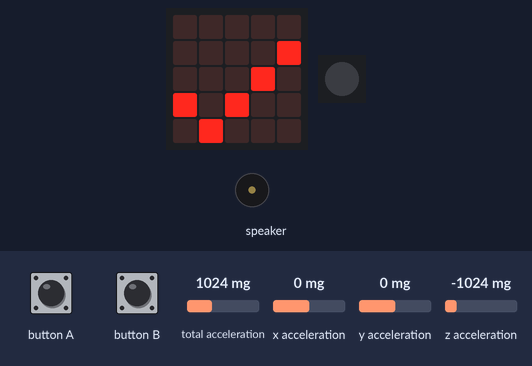
Bench run of a program on a simulated Calliope mini (MakeCode). Parts: the board's 5×5 LED display, 1 RGB LEDs in strip order, left to right, buzzer (waves = sounding). The test bench sets the inputs (shaded band); at power-on: total acceleration 1024 mg, x acceleration 0 mg, y acceleration 0 mg, z acceleration -1024 mg.

Above: at 1.2 s.
1.3 s: button A pressed for 0.15 s
At 2.9 s:
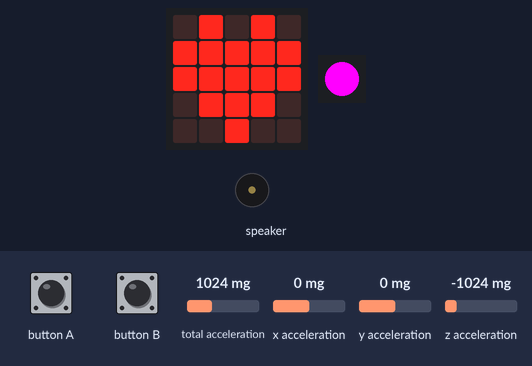
4.4 s: button B pressed for 0.15 s
At 6.1 s:
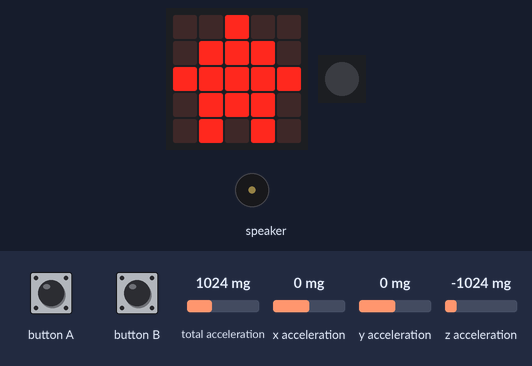
6.4 s: button A pressed for 0.15 s
At 7.4 s:
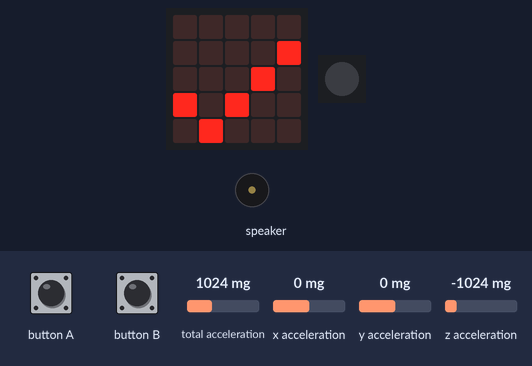
8.3 s: button A pressed for 0.15 s
At 11.0 s:
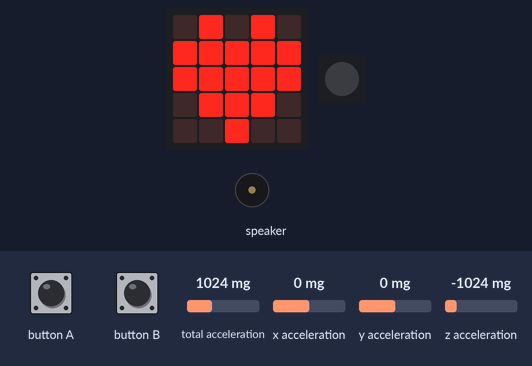
Timing chart, 0 to 27.2 s (numbered marks = the images above; inputs shaded):
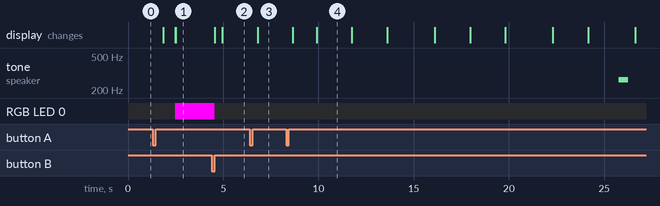

Measured:
- after the input at 1.3 s, RGB LED 0: off → RGB(255, 0, 255) after 1.2 s; the display: first changes after 0.56 s (image 1 shows a later state)
- after the input at 6.4 s, the display: changes after 0.40 s (image 3)
- after the input at 8.3 s, tone on speaker: silent → 262 Hz after 17.5 s, → silent 0.50 s later; the display: first changes after 0.36 s (image 4 shows a later state)

The program:

main.ts
```typescript
//  Fragen an Messungen:
//
//  Wie sieht die Bewegung aus, wenn man steht? --> Messwertaufnahme und Auswertung
function Zeitmessung(Dauer: number) {

    if (boStarteMessung == 1) {
        basic.pause(1000)
        ZeitUnbewegt += 1
        if (60 * Dauer <= ZeitUnbewegt) {
            boAlarm = 1
        }

        if (boReset > 0 || boBewegungRegistriert > 0) {
            boAlarm = 0
            ZeitUnbewegt = 0
            boReset = 0
            boBewegungRegistriert = 0
        }

    }

}

function AlarmAusgeben() {

    if (boAlarm > 0) {
        //  pass
        if (boAkustisch > 0) {
            music.playMelody("C5 - C5 - C5 - C5 C5 ", 240)
        }

        //  , MelodyOptions.ONCE_IN_BACKGROUND)
        if (boOptisch > 0) {
            basic.setLedColor(0xff0000)
            basic.pause(200)
            basic.setLedColor(0x0000ff)
            basic.pause(200)
        }

    } else {
        //  pass
        music.stopMelody(MelodyStopOptions.All)
    }

}

//  pass
function BewegungErkennen() {


    //  Neuer Block (ArrayListe) wird ausgewertet
    if (zeiger_Arrays == 1) {
        basic.setLedColor(0xff00ff)
        boBewegungRegistriert = 0
        ZaehlerBewegungX = 0
    }

    //  Wurde eine Bewegung festgestellt?
    if (Math.abs(Mittelwert_X - Last_x) > SchwellwertBewegung) {
        ZaehlerBewegungX += 1
        serial.writeValue("Zähler+", ZaehlerBewegungX)
    } else if (Math.abs(Mittelwert_Y - Last_y) > SchwellwertBewegung) {
        ZaehlerBewegungX += 1
    } else if (Math.abs(Mittelwert_Z - Last_z) > SchwellwertBewegung) {
        ZaehlerBewegungX += 1
    }

    if (ZaehlerBewegungX > HaeufigkeitBewegungsErkannt) {
        boBewegungRegistriert = 1
        basic.setLedColor(0x00ff00)
    }

    Last_x = Mittelwert_X
    Last_y = Mittelwert_Y
    Last_z = Mittelwert_Z
}

//  Fehlerquellen:
//
//  Erschütterungen (Zugfahrt)
//
//  Calliope fällt runter
//
//  Calliope wird zur Seite gelegt und nicht bewegt.
function MesseBeschleunigungXYZSt() {

    // global WertelisteX ,WertelisteY, WertelisteZ, WertelisteStaerke,
    ArrayGroesse
    for (let index = 0; index < 20; index++) {
        Mittelwert_X = (input.acceleration(Dimension.X) + 19 * Mittelwert_X) / 20
        Mittelwert_Y = (input.acceleration(Dimension.Y) + 19 * Mittelwert_Y) / 20
        Mittelwert_Z = (input.acceleration(Dimension.Z) + 19 * Mittelwert_Z) / 20
        Mittelwert_Staerke = (input.acceleration(Dimension.Strength) + 19 * Mittelwert_Staerke) / 20
        basic.pause(50)
    }
    if (WertelisteX.length < ArrayGroesse) {
        WertelisteX.push(Mittelwert_X)
        WertelisteY.push(Mittelwert_Y)
        WertelisteZ.push(Mittelwert_Z)
        WertelisteStaerke.push(Mittelwert_Staerke)
        zeiger_Arrays = zeiger_Arrays + 1
    } else {
        if (boArrayVoll == 0) {
            music.playTone(262, music.beat(BeatFraction.Whole))
            boArrayVoll = 1
        }

        if (zeiger_Arrays >= ArrayGroesse) {
            zeiger_Arrays = 0
        } else {
            zeiger_Arrays = zeiger_Arrays + 1
        }

        WertelisteX[zeiger_Arrays] = Mittelwert_X
        WertelisteY[zeiger_Arrays] = Mittelwert_Y
        WertelisteZ[zeiger_Arrays] = Mittelwert_Z
        WertelisteStaerke[zeiger_Arrays] = Mittelwert_Staerke
    }

    boToggle = 1 - boToggle
    BewegungErkennen()
}

//  Programmablauf:
//
//  Zu Beginn: Warten 100ms? Danach Bewegungsmesser starten
//
//  Zeit starten, in der Bewegungsregistration stattfindet.
//
//  Wenn keine Bewegung erkannt wurde (innerhalb der Zeit), dann Ausgabe
//
//  Reset der Ausgabe, wenn wieder Bewegung registriert wurde oder manueller Reset
input.onButtonPressed(Button.A, function on_button_pressed_a() {

    if (MenueSettings == 0) {
        boStarteMessung = 1
        boReset = 1
    } else if (MenueSettings == 1) {
        MenueSettings = 0
    } else if (MenueSettings == 2) {
        MessdatenAusgebenSeriell()
    } else if (MenueSettings == 3) {
        boOptisch = 1 - boOptisch
    } else if (MenueSettings == 4) {
        boAkustisch = 1 - boAkustisch
    } else if (MenueSettings == 5) {
        if (ZeitMaxUnbeweglichkeit == 1) {
            ZeitMaxUnbeweglichkeit = 5
        } else if (ZeitMaxUnbeweglichkeit == 5) {
            ZeitMaxUnbeweglichkeit = 10
        } else if (ZeitMaxUnbeweglichkeit == 10) {
            ZeitMaxUnbeweglichkeit = 20
        } else if (ZeitMaxUnbeweglichkeit == 20) {
            ZeitMaxUnbeweglichkeit = 30
        } else if (ZeitMaxUnbeweglichkeit == 30) {
            ZeitMaxUnbeweglichkeit = 45
        } else if (ZeitMaxUnbeweglichkeit == 45) {
            ZeitMaxUnbeweglichkeit = 60
        } else if (ZeitMaxUnbeweglichkeit == 60) {
            ZeitMaxUnbeweglichkeit = 90
        } else if (ZeitMaxUnbeweglichkeit == 90) {
            ZeitMaxUnbeweglichkeit = 120
        } else if (ZeitMaxUnbeweglichkeit == 120) {
            ZeitMaxUnbeweglichkeit = 1
        } else {

        }

    } else {

    }

})
input.onButtonPressed(Button.B, function on_button_pressed_b() {

    boStarteMessung = 0
    boReset = 1
    basic.setLedColor(0x000000)
    if (MenueSettings == 0) {
        MenueSettings = 1
    } else {
        MenueSettings += 1
    }

    if (MenueSettings == 6) {
        MenueSettings = 1
    }

})
function MessdatenAusgebenSeriell() {

    boTransfer = 1
    Zeiger_Senden = zeiger_Arrays
    serial.writeLine("Ausgabe")
    Index = 0
    while (Index <= WertelisteX.length - 1) {
        led.toggle(5, 5)
        serial.writeNumber(WertelisteX[Zeiger_Senden])
        serial.writeString(";")
        serial.writeNumber(WertelisteY[Zeiger_Senden])
        serial.writeString(";")
        serial.writeNumber(WertelisteZ[Zeiger_Senden])
        serial.writeString(";")
        serial.writeNumber(WertelisteStaerke[Zeiger_Senden])
        serial.writeLine("")
        Index += 1
        Zeiger_Senden += 1
        if (Zeiger_Senden >= WertelisteX.length) {
            Zeiger_Senden = 0
        }

    }
    music.playTone(349, music.beat(BeatFraction.Double))
}

let Index = 0
let Zeiger_Senden = 0
let boTransfer = 0
let boToggle = 0
let boArrayVoll = 0
let WertelisteStaerke : number[] = []
let WertelisteZ : number[] = []
let WertelisteY : number[] = []
let WertelisteX : number[] = []
let Last_z = 0
let Mittelwert_Z = 0
let Last_y = 0
let Mittelwert_Y = 0
let Last_x = 0
let Mittelwert_X = 0
let zeiger_Arrays = 0
let boBewegungRegistriert = 0
let boReset = 0
let boAlarm = 0
let ZeitUnbewegt = 0
let boStarteMessung = 0
let SchwellwertBewegung = 0
let HaeufigkeitBewegungsErkannt = 0
let ArrayGroesse = 0
let boAkustisch = 0
let boOptisch = 0
let Mittelwert_Staerke = 0
let ZaehlerBewegungX = 0
let AnzeigeEbene = 0
boOptisch = 1
boAkustisch = 1
serial.setBaudRate(BaudRate.BaudRate115200)
ArrayGroesse = 10
//  Dauer in Minuten
let ZeitMaxUnbeweglichkeit = 1
//  Dauer in Minuten
HaeufigkeitBewegungsErkannt = 5
SchwellwertBewegung = 100
let MenueSettings = 0
let MenueSettings2 = 0
basic.forever(function on_forever() {

    if (boStarteMessung == 1) {
        if (boToggle) {
            basic.showIcon(IconNames.Heart)
        } else {
            basic.showIcon(IconNames.SmallHeart)
        }

    } else if (boTransfer == 1) {
        basic.showIcon(IconNames.ArrowEast)
    } else if (MenueSettings == 0) {
        basic.showIcon(IconNames.Yes)
    }

    if (MenueSettings == 1) {
        basic.showIcon(IconNames.House)
    }

    if (MenueSettings == 2) {
        basic.showIcon(IconNames.ArrowEast)
    }

    if (MenueSettings == 3) {
        basic.showLeds(`
            # . # . #
            . # # # .
            # # # # #
            . # # # .
            # . # . #
            `)
        basic.pause(500)
        if (boOptisch == 1) {
            basic.showString("On")
        } else {
            basic.showString("Off")
        }

    }

    if (MenueSettings == 4) {
        basic.showLeds(`
            . . # . .
            . . # # .
            . . # . .
            . # # . .
            . # # . .
            `)
        basic.pause(500)
        if (boAkustisch == 1) {
            basic.showString("On")
        } else {
            basic.showString("Off")
        }

    }

    if (MenueSettings == 5) {
        basic.showLeds(`
            . # # # .
            # . # . #
            # . # # #
            # . . . #
            . # # # .
            `)
        basic.pause(500)
        basic.showString("" + ZeitMaxUnbeweglichkeit + " min")
    }

})
//  pass
basic.forever(function on_forever2() {
    if (boStarteMessung == 1) {
        MesseBeschleunigungXYZSt()
        //  Dauer in Minuten
        Zeitmessung(ZeitMaxUnbeweglichkeit)
        AlarmAusgeben()
    }

})
```

test.ts
```typescript
// Hier kann man Tests durchführen; diese Datei wird nicht kompiliert, wenn dieses Paket als Erweiterung verwendet wird.
```
